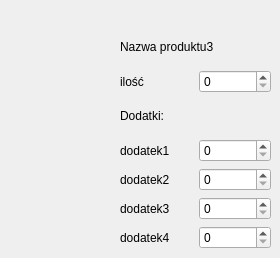
   <widget class="QWidget" name="page_3">
    <widget class="QWidget" name="layoutWidget_4">
     <property name="geometry">
      <rect>
       <x>120</x>
       <y>30</y>
       <width>151</width>
       <height>219</height>
      </rect>
     </property>
     <layout class="QVBoxLayout" name="verticalLayout_14">
      <item>
       <widget class="QLabel" name="label_92">
        <property name="text">
         <string>Nazwa produktu3</string>
        </property>
       </widget>
      </item>
      <item>
       <layout class="QHBoxLayout" name="horizontalLayout_66">
        <item>
         <widget class="QLabel" name="label_93">
          <property name="text">
           <string>ilość</string>
          </property>
         </widget>
        </item>
        <item>
         <widget class="QSpinBox" name="spinBox_66"/>
        </item>
       </layout>
      </item>
      <item>
       <widget class="QLabel" name="label_94">
        <property name="text">
         <string>Dodatki:</string>
        </property>
       </widget>
      </item>
      <item>
       <layout class="QHBoxLayout" name="horizontalLayout_67">
        <item>
         <widget class="QLabel" name="label_95">
          <property name="text">
           <string>dodatek1</string>
          </property>
         </widget>
        </item>
        <item>
         <widget class="QSpinBox" name="spinBox_67"/>
        </item>
       </layout>
      </item>
      <item>
       <layout class="QHBoxLayout" name="horizontalLayout_68">
        <item>
         <widget class="QLabel" name="label_96">
          <property name="text">
           <string>dodatek2</string>
          </property>
         </widget>
        </item>
        <item>
         <widget class="QSpinBox" name="spinBox_68"/>
        </item>
       </layout>
      </item>
      <item>
       <layout class="QHBoxLayout" name="horizontalLayout_69">
        <item>
         <widget class="QLabel" name="label_97">
          <property name="text">
           <string>dodatek3</string>
          </property>
         </widget>
        </item>
        <item>
         <widget class="QSpinBox" name="spinBox_69"/>
        </item>
       </layout>
      </item>
      <item>
       <layout class="QHBoxLayout" name="horizontalLayout_70">
        <item>
         <widget class="QLabel" name="label_98">
          <property name="text">
           <string>dodatek4</string>
          </property>
         </widget>
        </item>
        <item>
         <widget class="QSpinBox" name="spinBox_70"/>
        </item>
       </layout>
      </item>
     </layout>
    </widget>
   </widget>
